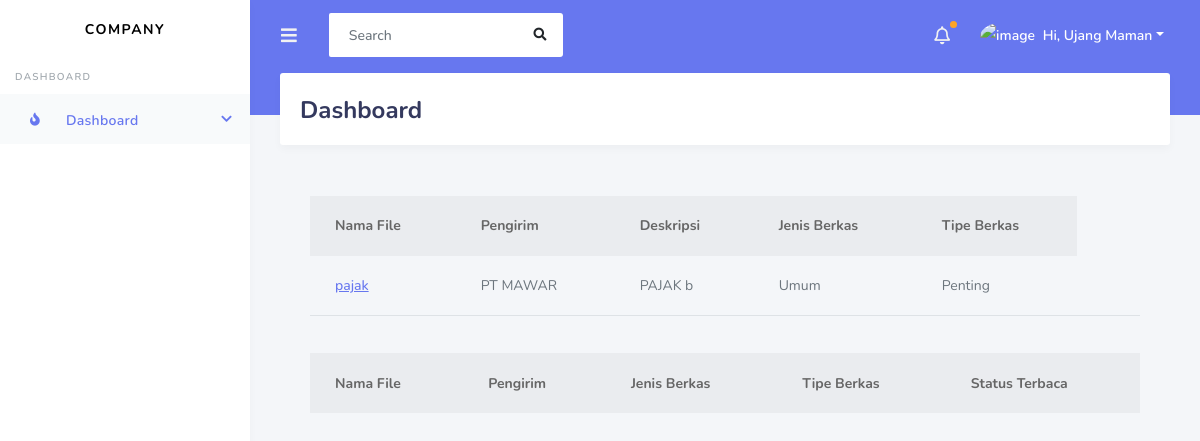
Before: /super/users/super_user/ with the older database file.
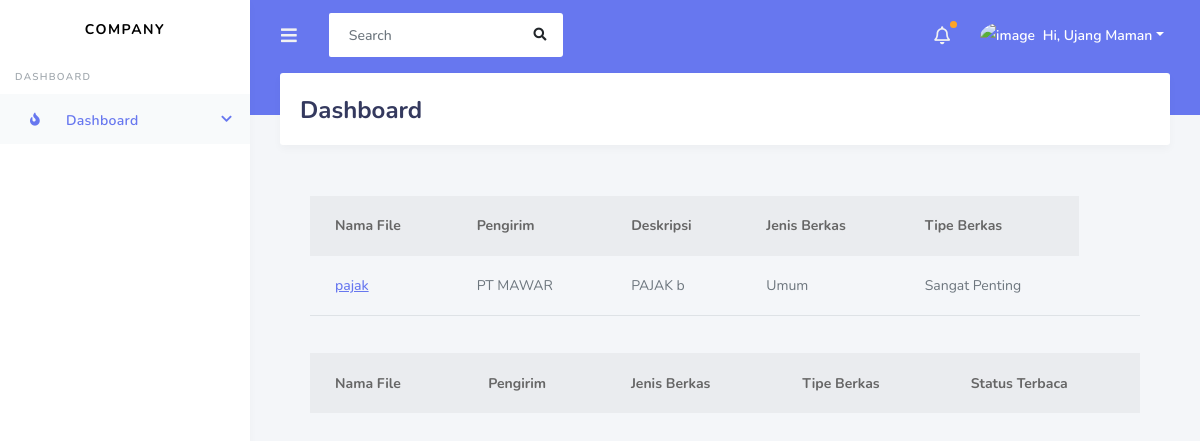
After: the same page with the newer database file.
### arsip/models.py (models this page shows, shortened)
class SuratMasuk(models.Model):
    TYPE_BERKAS = [('B', 'Biasa'), ('P', 'Penting'), ('SP', 'Sangat Penting')]
    file = models.ManyToManyField(File)
    fileName = models.CharField(max_length=120, default=file.name)
    jenisBerkas = models.ForeignKey(JenisBerkas, on_delete=models.CASCADE)
    typeBerkas = models.CharField(choices=TYPE_BERKAS, max_length=10, default='B')
    department = models.ManyToManyField(Department)
    upload_for = models.ManyToManyField(Pengguna, related_name='target')
    address_sender = models.CharField(max_length=160, null=True)
    sender = models.CharField(max_length=120, null=True)
    description = models.CharField(max_length=60)
    upload_by = models.ForeignKey(Pengguna, related_name='uploaded', on_delete=models.CASCADE)
    created_at = models.DateTimeField(default=timezone.now)
    reader = models.ManyToManyField(Pengguna, related_name='reader', blank=True)
    signature = models.ManyToManyField(Pengguna, related_name='signature', blank=True)
    approve_by = models.ManyToManyField(Pengguna, related_name='approved', blank=True)
    status = models.BooleanField(default=True)

class JenisBerkas(models.Model):
    jenisCode = models.CharField(max_length=6)
    jenisName = models.CharField(max_length=16)
    status = models.BooleanField(default=True)
    def __str__(self):
        return self.jenisName

### arsip/views.py (the view)
# urls.py: path('super/<str:department>/<str:divisi>/', rootDivisi),
def rootDivisi(request, department, divisi):
    if (request.method=='GET'):
        try:
            sm_list = SuratMasuk.objects.all()
            sk_list = SuratKeluar.objects.all()
            return render(request, 'root_division.html', context={
                'sm_list': sm_list,
                'sk_list': sk_list
            })
        except:
            print('EROR SAAT MENGAMBIL DATA DIVISI')
    return render(request, 'root.html', context={})

### arsip/templates/root_division.html (shortened to what this page needs)
{% extends 'base.html' %}
{% block content %}
<div id="app">
  <div class="main-wrapper">
    <div class="navbar-bg"></div>
    <nav class="navbar navbar-expand-lg main-navbar">
      <form class="form-inline mr-auto">
        <ul class="navbar-nav mr-3">
          <li><a href="#" data-toggle="sidebar" class="nav-link nav-link-lg"><i class="fas fa-bars"></i></a></li>
        </ul>
        <div class="search-element">
          <input class="form-control" type="search" placeholder="Search" aria-label="Search" data-width="250">
          <button class="btn" type="submit"><i class="fas fa-search"></i></button>
        </div>
      </form>
      <ul class="navbar-nav navbar-right">
        <li class="dropdown dropdown-list-toggle"><a href="#" data-toggle="dropdown" class="nav-link notification-toggle nav-link-lg beep"><i class="far fa-bell"></i></a>
        </li>
        <li class="dropdown"><a href="#" data-toggle="dropdown" class="nav-link dropdown-toggle nav-link-lg nav-link-user">
          <img alt="image" src="" class="rounded-circle mr-1">
          <div class="d-sm-none d-lg-inline-block">Hi, Ujang Maman</div></a>
        </li>
      </ul>
    </nav>
    <div class="main-sidebar">
      <aside id="sidebar-wrapper">
        <div class="sidebar-brand">
          <a href="index.html">COMPANY</a>
        </div>
        <ul class="sidebar-menu">
            <li class="menu-header">Dashboard</li>
            <li class="nav-item dropdown active">
              <a href="#" class="nav-link has-dropdown"><i class="fas fa-fire"></i><span>Dashboard</span></a>
            </li>
        </ul>
      </aside>
    </div>
    <div class="main-content">
      <section class="section">
        <div class="section-header">
          <h1>Dashboard</h1>
        </div>
        <div class="col">
          <div class="col-12">
            <table class="table table-hover">
              <thead>
                <tr>
                  <th scope="col">Nama File</th>
                  <th scope="col">Pengirim</th>
                  <th scope="col">Deskripsi</th>
                  <th scope="col">Jenis Berkas</th>
                  <th scope="col">Tipe Berkas</th>
                  <br>
                </tr>
              </thead>
              <tbody>
                {% for i in sm_list %}
                <tr>
                  <td><a href="{{i.fileName}}">{{ i.fileName }}</a></td>
                  <td>{{ i.sender}} </td>
                  <td>{{ i.description}} </td>
                  <td>{{ i.jenisBerkas}} </td>
                  <td>{{ i.get_typeBerkas_display }} </td>
                  <td></td>
                </tr>
                {% endfor %}
              </tbody>
            </table>
          </div>
          <div class="col-12">
              <table class="table table-hover">
                <thead>
                  <tr>
                    <th scope="col">Nama File</th>
                    <th scope="col">Pengirim</th>
                    <th scope="col">Jenis Berkas</th>
                    <th scope="col">Tipe Berkas</th>
                    <th scope="col">Status Terbaca</th>
                    <br>
                  </tr>
                </thead>
              </table>
          </div>
        </div>
      </div>
{%load static%}
{% endblock %}

Changed rows visible on the page:
changed SuratMasuk "pajak": typeBerkas "Penting" → "Sangat Penting"
